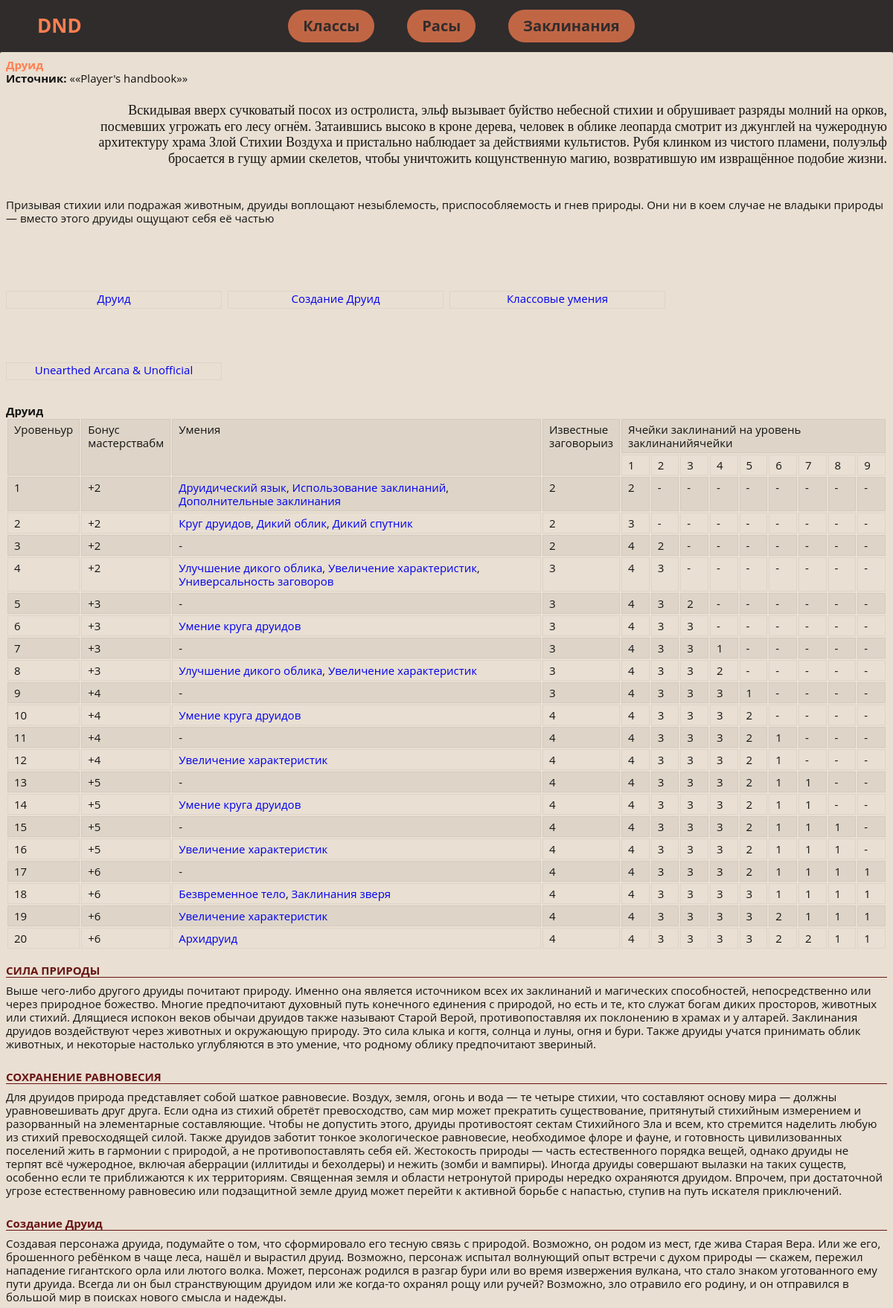
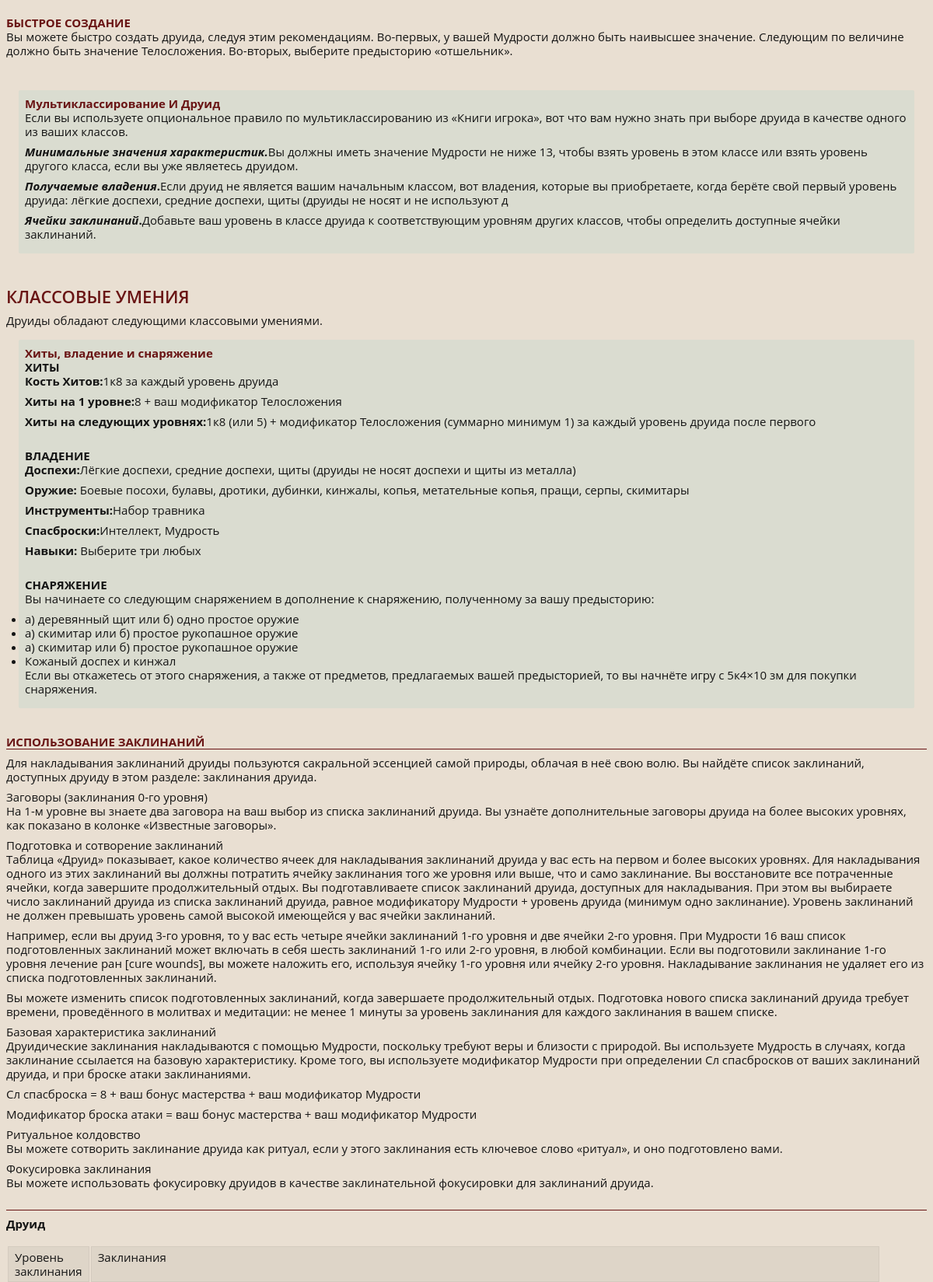
Screenshot of /class_description/6 (upper part) with the database file from the repository (2 pictures, top to bottom).
### dnd_wiki/models.py (models this page shows, shortened)
class HeroesClass(models.Model):
    rus_name = models.CharField(max_length=200)
    eng_name = models.CharField(max_length=200)
    adons_name = models.CharField(max_length=200)
    bg_image = models.ImageField(upload_to='dnd_wiki/icons', default='', blank=True)
    name = models.CharField(max_length=200, default="default title")
    source = models.CharField(max_length=200, default="default title")
    lore_info = models.TextField(null=True, blank=True, default="default title")
    short_info = models.CharField(max_length=200, default="default title")
    table = models.TextField(null=True, blank=True, default="default title")
    description_title1 = models.CharField(max_length=200, null=True, blank=True, default="default title")
    description_info1 = models.TextField(null=True, blank=True, default="default title")
    description_title2 = models.CharField(max_length=200, null=True, blank=True, default="default title")
    description_info2 = models.TextField(null=True, blank=True, default="default title")
    fast_creations = models.TextField(null=True, blank=True, default="default title")
    creations = models.TextField(default="default title")
    deep_lore_decs = models.CharField(null=True, blank=True, default="default title", max_length=200)
    deep_lore_min_char = models.CharField(null=True, blank=True, default="default title", max_length=200)
    deep_lore_use = models.CharField(null=True, blank=True, default="default title", max_length=200)
    deep_lore_ability = models.CharField(null=True, blank=True, default="default title", max_length=200)
    class_ability_desc = models.CharField(null=True, blank=True, default="default title", max_length=200)
    class_ability_hp = models.CharField(null=True, blank=True, default="default title", max_length=200)
    class_ability_hp_1lvl = models.CharField(null=True, blank=True, default="default title", max_length=200)
    class_ability_hp_nextlvl = models.CharField(null=True, blank=True, default="default title", max_length=200)
    class_ability_armor = models.CharField(null=True, blank=True, default="default title", max_length=200)
    class_ability_weapon = models.CharField(null=True, blank=True, default="default title", max_length=200)
    class_ability_tools = models.CharField(null=True, blank=True, default="default title", max_length=200)
    class_ability_safedice = models.CharField(null=True, blank=True, default="default title", max_length=200)
    class_ability_equipment1 = models.CharField(null=True, blank=True, default="default title", max_length=200)
    class_ability_equipment2 = models.CharField(null=True, blank=True, default="default title", max_length=200)
    class_ability_equipment3 = models.CharField(null=True, blank=True, default="default title", max_length=200)
    spell_using = models.CharField(null=True, blank=True, default="default title", max_length=200)
    spell_using_decs = models.TextField(null=True, blank=True, default="default title")
    extra_spell = models.CharField(null=True, blank=True, default="default title", max_length=200)
    extra_spell_table = models.TextField(null=True, blank=True, default="default title")

### dnd_wiki/views.py (the view)
# urls.py: path('class_description/<str:pk>', views.single_class, name='single_class'),
def single_class(request, pk):
    hero_obj = HeroesClass.objects.get(id=pk)
    bard_spells = BardSpells.objects.all()
    context = {'ho': hero_obj, 'bs': bard_spells}
    return render(request, 'dnd_wiki/single_class.html', context)

### dnd_wiki/templates/dnd_wiki/single_class.html (shortened to what this page needs)
{% extends 'dnd_wiki/base.html' %}
{% block content %}
<div class="paper-1 card" style="background-position:70% 0" itemscope="" itemtype="https://schema.org/Article">
    <div class="card-wrapper class_bard">
        <div class="card-header"><h2 class="card-title" itemprop="name">{{ ho.name }}</h2>
        </div>
        <div class="card-body new-article" itemprop="articleBody">
            <ul class="params">
                <li><strong>Источник:</strong> «<span>{{ ho.source }}</span>»</li>
            </ul>
            <div class="desc" itemprop="articleBody">
                <div>
                    <div class="spoiler_head_body" data-key="class.bard.intro">
                        <blockquote>{{ ho.lore_info }}</blockquote>
                        <br>
                        <p>{{ ho.short_info }}</p>
                    </div>
                </div>
                <ul class="new-article-menu grid">
                    <li class="new-article-menu__l1 col-6_lg-8_md-12_xs-24">
                        <div class="new-article-menu__l1-wrapper"><a href="#bard"
                                                                     class="btn btn-contrast btn-sm btn-primary scroll-link new-article-menu__l1-link">{{ho.name}}</a>
                        </div>
                    </li>
                    <li class="new-article-menu__l1 col-6_lg-8_md-12_xs-24">
                        <div class="new-article-menu__l1-wrapper"><a href="#sozdanie_barda"
                                                                     class="btn btn-contrast btn-sm btn-primary scroll-link new-article-menu__l1-link">Создание
                            {{ho.name}}</a></div>
                    </li>
                    <li class="new-article-menu__l1 col-6_lg-8_md-12_xs-24">
                        <div class="new-article-menu__l1-wrapper"><a href="#class-features"
                                                                     class="btn btn-contrast btn-sm btn-primary scroll-link new-article-menu__l1-link">Классовые
                            умения</a></div>
                    </li>
                    <li class="new-article-menu__l1 col-6_lg-8_md-12_xs-24"><span
                            class="new-article-menu__l1-drop"><span class="svg svg-16 svg--dropdown"><svg><use
                            xlink:href="/beta/img/sprite.svg#dropdown">
                    <li class="new-article-menu__l1 col-6_lg-8_md-12_xs-24">
                        <div class="new-article-menu__l1-wrapper"><a href="#unofficial"
                                                                     class="btn btn-contrast btn-sm btn-primary scroll-link new-article-menu__l1-link">Unearthed
                            Arcana &amp; Unofficial</a></div>
                    </li>
                </ul>
                <h4 class="tableTitle"><span id="bard">{{ ho.name }}</span></h4>
                <div class="table-wrapper">
                    {{ ho.table|safe }}
                </div>
                <br>
                <h3 class="underlined spoiler_head">{{ ho.description_title1 }}</h3>
                <div class="spoiler_body">
                    <p>{{ ho.description_info1 }}</p>
                    <br></div>
                <h3 class="underlined spoiler_head">{{ ho.description_title2 }}</h3>
                <div class="spoiler_body">
                    <p>{{ ho.description_info2 }}</p>
                    <br></div>
                <h3 class="underlined spoiler_head"><span id="sozdanie_barda">Создание {{ho.name}}</span></h3>
                <div class="spoiler_body">
                    <p>{{ ho.creations }}</p>
                    <br>
                    <h3 class="smallSectionTitle">БЫСТРОЕ СОЗДАНИЕ</h3>
                    <p>{{ ho.fast_creations }}</p>
                    <br></div>
                <div class="additionalInfo"><h3 class="smallSectionTitle spoiler_head">Мультиклассирование И
                    {{ho.name}}</h3>
                    <div class="spoiler_body">
                        <p>{{ ho.deep_lore_decs }}</p>
                        <p><strong><em>Минимальные значения характеристик.</em></strong>{{ ho.deep_lore_min_char }}</p>
                        <p><strong><em>Получаемые владения</em>.</strong>{{ ho.deep_lore_use }}</p>
                        <p><strong><em>Ячейки заклинаний</em>.</strong>{{ ho.deep_lore_ability }}</p>
                    </div>
                </div>
                <br>
                <h2 class="bigSectionTitle"><span id="class-features">Классовые умения</span></h2>
                <p>{{ ho.class_ability_desc }}</p>
                <div class="additionalInfo"><h3 class="smallSectionTitle spoiler_head">Хиты, владение и снаряжение</h3>
                    <span class="spoiler_body">
<h4 class="smallSectionTitle">ХИТЫ</h4>
<p><strong>Кость Хитов:</strong>{{ho.class_ability_hp}}</p>
<p><strong>Хиты на 1 уровне:</strong>{{ho.class_ability_hp_1lvl}}</p>
<p><strong>Хиты на следующих уровнях:</strong>{{ ho.class_ability_hp_nextlvl }}</p>
<br>
<h4 class="smallSectionTitle">ВЛАДЕНИЕ</h4>
<p><strong>Доспехи:</strong>{{ho.class_ability_armor}}</p>
<p><strong>Оружие: </strong>{{ho.class_ability_weapon}}</p>
<p><strong>Инструменты:</strong>{{ho.class_ability_tools}}</p>
<p><strong>Спасброски:</strong>{{ho.class_ability_safedice}}</p>
<p><strong>Навыки:</strong> Выберите три любых</p>
<br>
<h4 class="smallSectionTitle">СНАРЯЖЕНИЕ</h4>
<p>Вы начинаете со следующим снаряжением в дополнение к снаряжению, полученному за вашу предысторию:</p>
<ul>
<li>{{ ho.class_ability_equipment1 }}</li>
<li>{{ ho.class_ability_equipment2 }}</li>
<li>{{ ho.class_ability_equipment2 }}</li>
<li>Кожаный доспех и кинжал</li>
</ul>
<p>Если вы откажетесь от этого снаряжения, а также от предметов, предлагаемых вашей предысторией, то вы начнёте игру с <span
        class="dice" onclick="return ROLLtABLE.rollDice(this);"><span>5к4×10</span></span> зм для покупки снаряжения.</p>
</span></div>
                {% if ho.spell_using != "default title" %}
                <br>
                <h3 class="underlined"><span id="feature.spellcasting">{{ ho.spell_using }}</span></h3>
                <p>{{ ho.spell_using_decs|linebreaks }}</p>
                <div class="TCE-feature-on" style="display: block;">
                    <br>
                    <h3 class="underlined"></h3>
                    <h4 class="tableTitle">{{ho.rus_name}}</h4>
                    <br>
                    <div class="table-wrapper">
                        {{ho.extra_spell_table|safe}}
                    </div>
                </div>
                <br>
                {% endif %}
                {% for spell in bs %}
                {% if ho.rus_name == spell.hero_class_str %}
                <br>
                {% endif %}
                {% endfor %}
                {% endblock %}

### dnd_wiki/static/styles/style.css (style rules this page uses)
[class*=grid-], [class*=grid_], [class~=grid] { box-sizing: border-box; display: flex; flex-flow: row wrap; margin: 0 -4px; }
[class*=col-], [class*=col_], [class~=col] { box-sizing: border-box; padding: 0 4px 8px; max-width: 100%; }
h2 { color: coral; }
abbr, address, article, aside, audio, b, blockquote, body, body div, caption, cite, code, dd, del, details, dfn, dl, dt, em, fieldset, figure, form, h1, h2, h3, h4, h5, h6, html, i, iframe, img, ins, kbd, label, legend, li, mark, menu, nav, object, ol, p, pre, q, samp, section, small, span, strong, sub, summary, sup, table, tbody, td, tfoot, th, thead, time, tr, ul, var, video { margin: 0; padding: 0; border: 0; font-size: 100%; vertical-align: baseline; background: 0 0; }
.new-article blockquote, .trumbowyg-editor blockquote { display: block; text-align: right; font-family: Neucha,cursive; font-size: 18px; margin: 24px 0; padding-left: 10%; }
.card-body p { padding: 0; margin: 0 0 8px; }
.card { position: relative; }
.card { padding: 0; margin: 0 0 8px; z-index: 2; }
.paper-1 { padding: 8px; border-radius: 2px; }
.card-type, .paper-1 { background-color: #e9dfd2; }
body { font-family: "Open Sans",sans-serif; font-size: 15px; line-height: 1.2; font-weight: 400; color: #141414; display: flex; flex-direction: column; flex-wrap: nowrap; justify-content: flex-start; align-content: stretch; align-items: stretch; min-height: 100vh; position: relative; background-color: #141414; }
.new-article .new-article-menu, .trumbowyg-editor .new-article-menu { list-style-type: none; margin-top: 24px; margin-bottom: 24px; }
.new-article .new-article-menu .new-article-menu__l1, .trumbowyg-editor .new-article-menu .new-article-menu__l1 { position: relative; display: flex; align-items: center; flex-wrap: wrap; }
[class*=grid-]>[class*=col-6], [class*=grid_]>[class*=col-6], [class~=grid]>[class*=col-6] { flex-basis: 25%; max-width: 25%; }
.new-article .new-article-menu .new-article-menu__l1-link, .trumbowyg-editor .new-article-menu .new-article-menu__l1-link { white-space: nowrap; flex-grow: 1; }
.card-body table tr:nth-child(odd) { background-color: rgba(20,20,20,.05) }
.card-body table td { vertical-align: top; padding: 4px 8px; border: 1px solid rgba(20,20,20,.05); }
#ya-site-form0 .btn-contrast.ya-site-form__submit, .btn-contrast.inline-menu__item, .btn-contrast.trumbowyg-modal-button, .btn.btn-contrast { border: 1px solid rgba(20,20,20,.05); line-height: 28px; text-align: center }
#ya-site-form0 .btn-contrast.btn-sm.ya-site-form__submit, #ya-site-form0 .btn-contrast.ya-site-form__submit.inline-menu__item, .btn-contrast.btn-sm.trumbowyg-modal-button, .btn-contrast.inline-menu__item, .btn.btn-contrast.btn-sm { height: 24px; min-height: 24px; line-height: 18px; }
.new-article .new-article-menu .new-article-menu__l1-wrapper, .trumbowyg-editor .new-article-menu .new-article-menu__l1-wrapper { display: flex; align-items: center; width: 100%; }
.scroll-link { text-decoration:none }
.desc h3.underlined, .subsection h3.underlined, .trumbowyg-editor h3.underlined { display: block; padding: 0; margin: 0 0 8px; border-bottom: 1px solid #691414; color: #691414 }
.desc h3.smallSectionTitle, .subsection h3.smallSectionTitle, .trumbowyg-editor h3.smallSectionTitle { color: #691414; }
.desc h2.bigSectionTitle, .subsection h2.bigSectionTitle, .trumbowyg-editor h2.bigSectionTitle { color: #691414; }
.desc h2, .subsection h2, .trumbowyg-editor h2 { font-size: 22px; font-weight: 600; padding: 8px 0; color: #141414; text-transform: uppercase; }
.additionalInfo { background: rgba(89,192,184,.1); border: 1px solid var(--color-border-2); margin: 16px; border-radius: 2px; padding: 8px; box-shadow: 2px 2px 0 0 var(--color-shadow-1); }
a { font-size: 100%; vertical-align: baseline; text-decoration: none; }
a, button, input, select, textarea { margin: 0; }

### rows the page displays
HeroesClass: name "Друид", source "«Player's handbook»", lore_info "Вскидывая вверх сучковатый посох из остролиста, эльф вызывает буйство небесной стихии и обрушивает разряды молний на орков, посмевших угрожать его лесу огнём. Затаившись высоко в кроне дерева, человек в облике леопарда смотрит из джунглей на чужеродную архитектуру храма Злой Стихии Воздуха и пристально наблюдает за действиями культистов. Рубя клинком из чистого пламени, полуэльф бросается в гущу армии скелетов, чтобы уничтожить кощунственную магию, возвратившую им извращённое подобие жизни.", short_info "Призывая стихии или подражая животным, друиды воплощают незыблемость, приспособляемость и гнев природы. Они ни в коем случае не владыки природы — вместо этого друиды ощущают себя её частью", table "Уровень ур Бонус мастерства бм Умения Известные заговоры из Ячейки заклинаний на уровень заклинаний ячейки 1 2 3 4 5 6 7 8 9 1 +2 Друидический язык , Использование заклинаний , Дополнительные заклинания 2 2 - - - - - - - - 2 +2 Круг друидов , Дикий облик , Дикий спутник 2 3 - - - - - - - - 3 +2 - 2 4 2 - - - - - - - 4 +2 Улучшение дикого облика , Увеличение характеристик , Универсальность заговоров 3 4 3 - - - - - - - 5 +3 - 3 4 3 2 - - - - - - 6 +3 Умение круга друидов 3 4 3 3 - - - - - - 7 +3 - 3 4 3 3 1 - - - - - 8 +3 Улучшение дикого облика , Увеличение характеристик 3 4 3 3 2 - - - - - 9 +4 - 3 4 3 3 3 1 - - - - 10 +4 Умение круга друидов 4 4 3 3 3 2 - - - - 11 +4 - 4 4 3 3 3 2 1 - - -…", description_title1 "СИЛА ПРИРОДЫ", description_info1 "Выше чего-либо другого друиды почитают природу. Именно она является источником всех их заклинаний и магических способностей, непосредственно или через природное божество. Многие предпочитают духовный путь конечного единения с природой, но есть и те, кто служат богам диких просторов, животных или стихий. Длящиеся испокон веков обычаи друидов также называют Старой Верой, противопоставляя их поклонению в храмах и у алтарей. Заклинания друидов воздействуют через животных и окружающую природу. Это сила клыка и когтя, солнца и луны, огня и бури. Также друиды учатся принимать облик животных, и некоторые настолько углубляются в это умение, что родному облику предпочитают звериный.", description_title2 "СОХРАНЕНИЕ РАВНОВЕСИЯ", description_info2 "Для друидов природа представляет собой шаткое равновесие. Воздух, земля, огонь и вода — те четыре стихии, что составляют основу мира — должны уравновешивать друг друга. Если одна из стихий обретёт превосходство, сам мир может прекратить существование, притянутый стихийным измерением и разорванный на элементарные составляющие. Чтобы не допустить этого, друиды противостоят сектам Стихийного Зла и всем, кто стремится наделить любую из стихий превосходящей силой. Также друидов заботит тонкое экологическое равновесие, необходимое флоре и фауне, и готовность цивилизованных поселений жить в гармонии с природой, а не противопоставлять себя ей. Жестокость природы — часть естественного порядка вещей,…", creations "Создавая персонажа друида, подумайте о том, что сформировало его тесную связь с природой. Возможно, он родом из мест, где жива Старая Вера. Или же его, брошенного ребёнком в чаще леса, нашёл и вырастил друид. Возможно, персонаж испытал волнующий опыт встречи с духом природы — скажем, пережил нападение гигантского орла или лютого волка. Может, персонаж родился в разгар бури или во время извержения вулкана, что стало знаком уготованного ему пути друида. Всегда ли он был странствующим друидом или же когда-то охранял рощу или ручей? Возможно, зло отравило его родину, и он отправился в большой мир в поисках нового смысла и надежды.", fast_creations "Вы можете быстро создать друида, следуя этим рекомендациям. Во-первых, у вашей Мудрости должно быть наивысшее значение. Следующим по величине должно быть значение Телосложения. Во-вторых, выберите предысторию «отшельник».", deep_lore_decs "Если вы используете опциональное правило по мультиклассированию из «Книги игрока», вот что вам нужно знать при выборе друида в качестве одного из ваших классов.", deep_lore_min_char "Вы должны иметь значение Мудрости не ниже 13, чтобы взять уровень в этом классе или взять уровень другого класса, если вы уже являетесь друидом.", deep_lore_use "Если друид не является вашим начальным классом, вот владения, которые вы приобретаете, когда берёте свой первый уровень друида: лёгкие доспехи, средние доспехи, щиты (друиды не носят и не используют д", deep_lore_ability "Добавьте ваш уровень в классе друида к соответствующим уровням других классов, чтобы определить доступные ячейки заклинаний.", class_ability_desc "Друиды обладают следующими классовыми умениями.", class_ability_hp "1к8 за каждый уровень друида", class_ability_hp_1lvl "8 + ваш модификатор Телосложения", class_ability_hp_nextlvl "1к8 (или 5) + модификатор Телосложения (суммарно минимум 1) за каждый уровень друида после первого", class_ability_armor "Лёгкие доспехи, средние доспехи, щиты (друиды не носят доспехи и щиты из металла)", class_ability_weapon "Боевые посохи, булавы, дротики, дубинки, кинжалы, копья, метательные копья, пращи, серпы, скимитары", class_ability_tools "Набор травника", class_ability_safedice "Интеллект, Мудрость", class_ability_equipment1 "а) деревянный щит или б) одно простое оружие", class_ability_equipment2 "а) скимитар или б) простое рукопашное оружие", spell_using "ИСПОЛЬЗОВАНИЕ ЗАКЛИНАНИЙ", spell_using_decs "Для накладывания заклинаний друиды пользуются сакральной эссенцией самой природы, облачая в неё свою волю. Вы найдёте список заклинаний, доступных друиду в этом разделе: заклинания друида. Заговоры (заклинания 0-го уровня) На 1-м уровне вы знаете два заговора на ваш выбор из списка заклинаний друида. Вы узнаёте дополнительные заговоры друида на более высоких уровнях, как показано в колонке «Известные заговоры». Подготовка и сотворение заклинаний Таблица «Друид» показывает, какое количество ячеек для накладывания заклинаний друида у вас есть на первом и более высоких уровнях. Для накладывания одного из этих заклинаний вы должны потратить ячейку заклинания того же уровня или выше, что и само…", rus_name "Друид", extra_spell_table "Уровень заклинания Заклинания"
